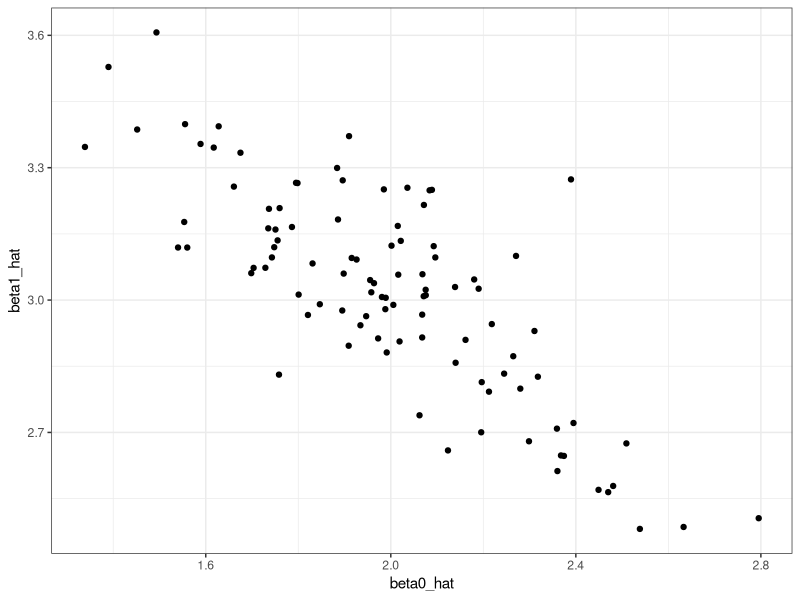
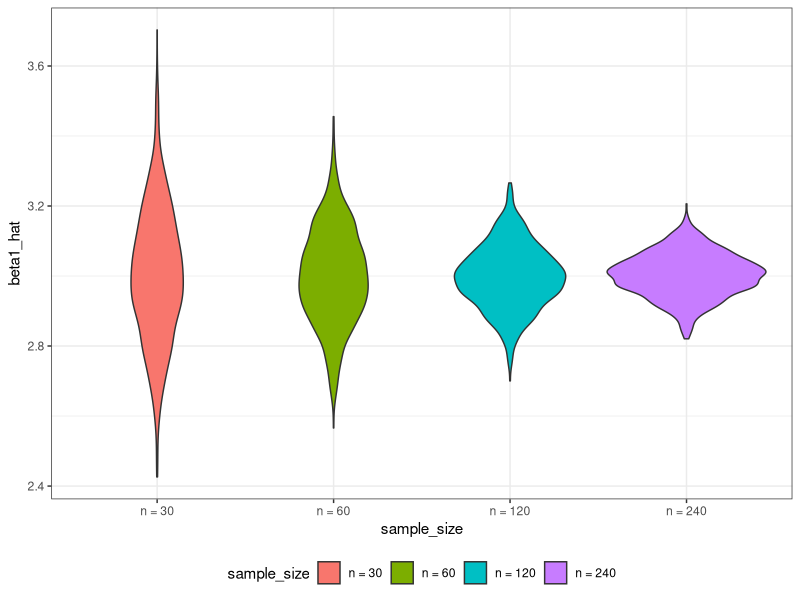
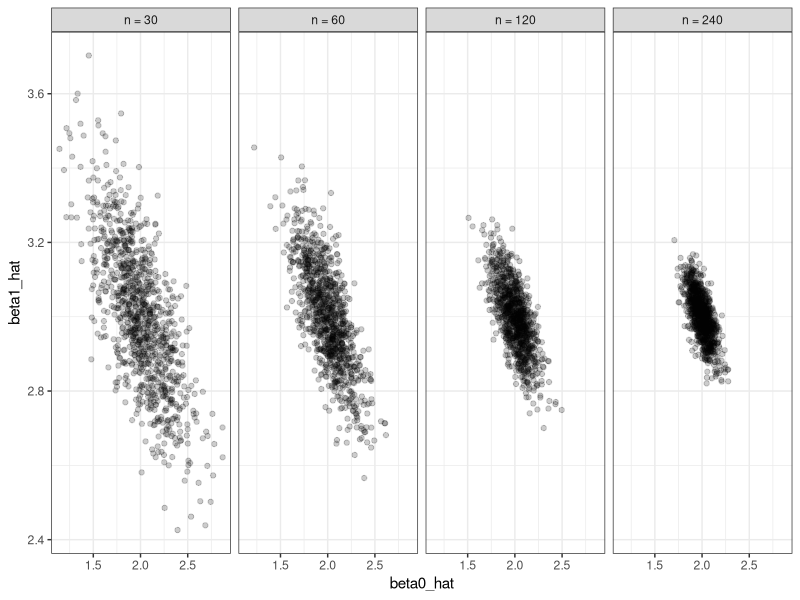

Reproduce these figures in R, in order.
## ---- chunk 1
knitr::opts_chunk$set(
  collapse = TRUE,
  fig.width = 6,
  fig.asp = .6,
  out.width = "90%"
)

library(tidyverse)

theme_set(theme_bw() + theme(legend.position = "bottom"))
## ---- chunk 2
library(tidyverse)

set.seed(1)
## ---- chunk 3
sim_regression = function(n, beta0 = 2, beta1 = 3) {
  
  sim_data = tibble(
    x = rnorm(n, mean = 1, sd = 1),
    y = beta0 + beta1 * x + rnorm(n, 0, 1)
  )
  
  ls_fit = lm(y ~ x, data = sim_data)
  
  tibble(
    beta0_hat = coef(ls_fit)[1],
    beta1_hat = coef(ls_fit)[2]
  )
}
## ---- chunk 4
output = vector("list", 100)

for (i in 1:100) {
  output[[i]] = sim_regression(30)
}

sim_results = bind_rows(output)
## ---- chunk 5
sim_results = 
  rerun(100, sim_regression(30, 2, 3)) %>% 
  bind_rows()
## ---- chunk 6
sim_results %>% 
  ggplot(aes(x = beta0_hat, y = beta1_hat)) + 
  geom_point()

sim_results %>% 
  gather(key = parameter, value = estimate, beta0_hat:beta1_hat) %>% 
  group_by(parameter) %>% 
  summarize(emp_mean = mean(estimate),
            emp_var = var(estimate)) %>% 
  knitr::kable(digits = 3)
## ---- chunk 7
n_list = list("n_30"  = 30, 
              "n_60"  = 60, 
              "n_120" = 120, 
              "n_240" = 240)
output = vector("list", length = 4)

for (i in 1:4) {
  output[[i]] = rerun(100, sim_regression(n_list[[i]])) %>% 
    bind_rows
}
## ---- chunk 8
simulate_n_regressions = function(n_runs = 100, n, beta0 = 2, beta1 = 3) {
  
  rerun(n_runs, sim_regression(n, beta0, beta1)) %>% 
    bind_rows()
  
}

sim_results = 
  tibble(sample_size = c(30, 60, 120, 240)) %>% 
  mutate(estimate_dfs = map(.x = sample_size, ~simulate_n_regressions(n = .x))) %>% 
  unnest
## ---- chunk 9
sim_results = 
  tibble(sample_size = c(30, 60, 120, 240)) %>% 
  mutate(
    estimate_dfs = map(.x = sample_size, ~simulate_n_regressions(n_runs = 1000, n = .x))
    ) %>% 
  unnest
## ---- chunk 10
sim_results %>% 
  mutate(
    sample_size = str_c("n = ", sample_size),
    sample_size = fct_inorder(sample_size)) %>% 
  ggplot(aes(x = sample_size, y = beta1_hat, fill = sample_size)) + 
  geom_violin()
## ---- chunk 11
sim_results %>% 
  mutate(
    sample_size = str_c("n = ", sample_size),
    sample_size = fct_inorder(sample_size)) %>% 
  ggplot(aes(x = beta0_hat, y = beta1_hat)) + 
  geom_point(alpha = .2) + 
  facet_grid(~sample_size)
## ---- chunk 12
sim_results %>% 
  gather(key = parameter, value = estimate, beta0_hat:beta1_hat) %>% 
  group_by(parameter, sample_size) %>% 
  summarize(emp_mean = mean(estimate),
            emp_var = var(estimate)) %>% 
  knitr::kable(digits = 3)
